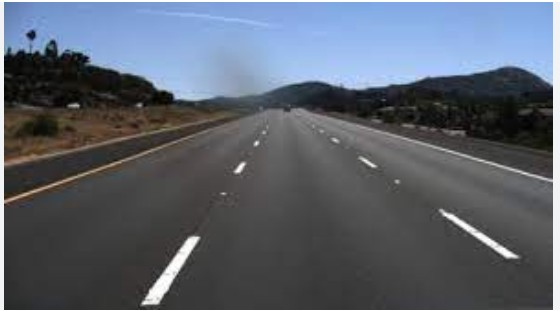
#> input picture lane_det_test_01.jpg, 560 x 311 px
$ python -i lane_processing.py   (imports and definitions only)
#> lines starting #> are read from the running program, lines starting #| are printed output that depends on the picture; after the words box and inside, x2 and y2 are one past the last pixel; in counts of white or black regions, pixels touching at a corner belong together
#> further down, picture is the input picture: shape (311, 560, 3); mean B, G, R 109.9, 99, 92.1
import cv2
import numpy as np
import threading
import queue

# Thread function to process yellow lines
def process_yellow_lines(yroi, image, x_offset, y_offset, result_queue):
    yhough, yresult = avg(yroi, image.copy(), x_offset, y_offset)
    result_queue.put(('yellow', yresult))  # Send the result to the queue

# Thread function to process white lines
def process_white_lines(wroi, image, x_offset, y_offset, result_queue):
    whough, wresult = avg(wroi, image.copy(), x_offset, y_offset)
    result_queue.put(('white', wresult))  # Send the result to the queue

# [69 lines left out: functions midPoints, avg, not called in this run]

# Image preprocessing functions
def preprocess(image):
    x1, y1 = 150, 150
    x2, y2 = 450, 450
    roi_image = image[y1:y2, x1:x2]
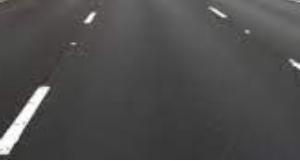
#> roi_image: shape (161, 300, 3); mean B, G, R 77.4, 77.8, 78.4
    hsv_roi = cv2.cvtColor(roi_image, cv2.COLOR_BGR2HSV)
#> hsv_roi: shape (161, 300, 3); mean H, S, V 13.9, 4, 78.5
    return hsv_roi, roi_image

def preyellow(hsv_roi):
    yellowLow = np.array([20, 100, 100])
    yellowHigh = np.array([30, 255, 255])
    yellowMask = cv2.inRange(hsv_roi, yellowLow, yellowHigh)
#> yellowMask: shape (161, 300); every value is 0
    return yellowMask

def prewhite(hsv_roi):
    whiteLow = np.array([0, 0, 200])
    whiteHigh = np.array([180, 25, 255])
    whiteMask = cv2.inRange(hsv_roi, whiteLow, whiteHigh)
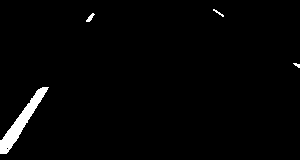
#> whiteMask: shape (161, 300); 2.5% white; 5 white regions, box (x1, y1, x2, y2) and area: (0, 87, 49, 154) 807, (0, 160, 300, 161) 300, (86, 13, 95, 22) 37, (213, 9, 224, 17) 25, (293, 63, 300, 68) 20
    return whiteMask

def roi(mask, roi_image):
    maskRoi = cv2.bitwise_and(roi_image, roi_image, mask=mask)
#> maskRoi: shape (161, 300, 3); every value is 0
    return maskRoi

def color(roi_image):
    colourRoi = cv2.cvtColor(roi_image, cv2.COLOR_BGR2GRAY)
    return colourRoi

def canny(colourRoi):
    return cv2.Canny(colourRoi, 50, 150)

# Main execution flow
def getLanes(frame):
   # frame = cv2.resize(frame, (320, 320))

    # Preprocessing
    hsv, roi_image = preprocess(frame)
    yellowMask = preyellow(hsv)
    whiteMask = prewhite(hsv)
    yellowRoi = roi(yellowMask, roi_image)
    whiteRoi = roi(whiteMask, roi_image)
    gyRoi = color(yellowRoi)
    gwRoi = color(whiteRoi)
    yroi = canny(gyRoi)
    wroi = canny(gwRoi)
#> in canny (call 2), `return cv2.Canny(colourRoi, 50, 150)`:
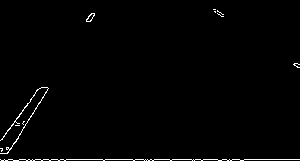
#> returned value: shape (161, 300); 1.2% white in thin lines or dots

    # Create a queue to collect results from threads
    result_queue = queue.Queue()

    # Create threads for yellow and white lines processing
#> (the run stopped early here; a loop or call above may not have finished)
